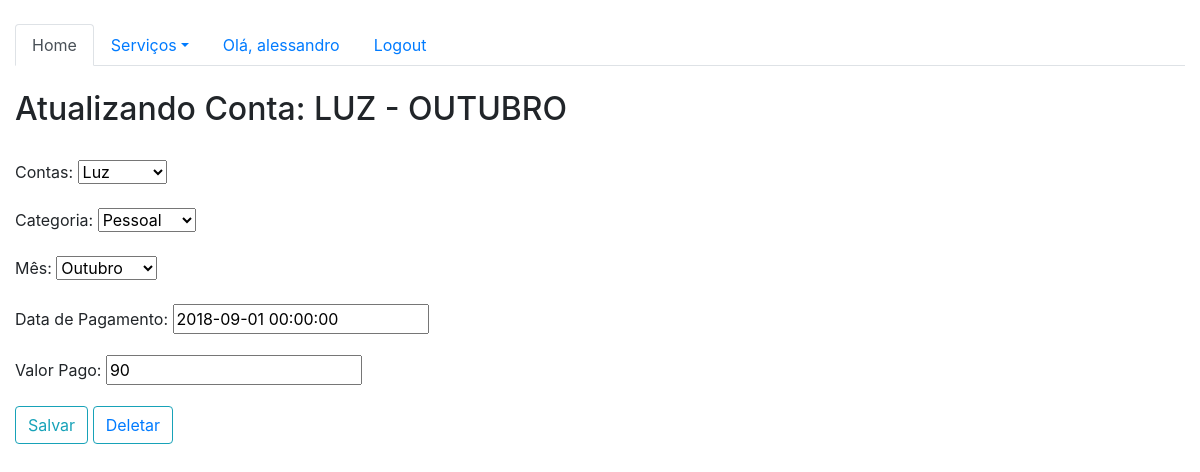
/sistema/conta-update/1/ (signed in), run on the app's committed database.
### core/models.py (models this page shows)
class Conta(models.Model):
    CONTA_APAGAR = (
        ('LUZ', 'Luz'),
        ('AGUA', 'Agua'),
        ('TELEFONE', 'Telefone'),
        ('CARRO', 'Carro'),
        ('NET', 'Net'),
        ('NU', 'Nu'),
        ('KITNET', 'Kitnet'),
 )
    CATEGORIA = (
        ('PESSOAL', 'Pessoal'),
        ('ACADEMIA', 'Academia'),
 )
    MESES_ANO = (
        ('JANEIRO', 'Janeiro'),
        ('FEVEREIRO', 'Fevereiro'),
        ('MARÇO', 'Março'),
        ('ABRIL', 'Abril'),
        ('MAIO', 'Maio'),
        ('JUNHO', 'Junho'),
        ('JULHO', 'Julho'),
        ('AGOSTO', 'Agosto'),
        ('SETEMBRO', 'Setembro'),
        ('OUTUBRO', 'Outubro'),
        ('NOVEMBRO', 'Novembro'),
        ('DEZEMBRO', 'Dezembro'),
    )
    pagar = models.CharField(max_length=100, choices=CONTA_APAGAR, verbose_name="Contas")
    categoria = models.CharField(max_length=100, choices=CATEGORIA, verbose_name="Categoria")
    mes = models.CharField(max_length=100, choices=MESES_ANO, verbose_name="Mês")
    dataPagamento = models.DateTimeField(verbose_name="Data de Pagamento")
    valorPago = models.CharField(max_length=20, verbose_name="Valor Pago" )
    def __str__(self):
        return self.pagar + ' - ' + self.mes

### core/views.py (the view)
# urls.py: url(r'^conta-update/(?P<id>\d+)/$', conta_update, name='core_conta_update'),
@login_required
def conta_update(request, id):
    data = {}
    conta = Conta.objects.get(id=id)
    form = ContaForm(request.POST or None, instance=conta)
    data['conta'] = conta
    data['form'] = form
    if request.method == 'POST':
        if form.is_valid():
            form.save()
            return redirect('core_lista_contas')
    else:
        return render(request, 'core/update_conta.html', data)

### core/forms.py
class ContaForm(ModelForm):
    class Meta:
        model = Conta
        fields = '__all__'

### core/templates/core/update_conta.html (shortened to what this page needs)
{% extends 'base.html' %}
{% block main %}
<br>
<h2>Atualizando Conta: {{ conta }}</h2>
<br>
<form action="{% url 'core_conta_update' conta.id %}" method="POST">
    {{form.as_p}}
<button type="submit" class="btn btn-outline-info">Salvar</button>
<button class="btn btn-outline-info"><a href="{% url 'core_conta_delete' conta.id %}">Deletar</a></button>
</form>
{% endblock %}

### templates/base.html (shortened to what this page needs)
{% load static %}
<!DOCTYPE html>
<html lang="en">
<head>
    <link rel="stylesheet" href="{% static 'bootstrap/css/bootstrap.css' %}">
</head>
<body>
    <div class="container-fluid">
{% block menu %}
        <br>
<ul class="nav nav-tabs">
  <li class="nav-item">
    <a class="nav-link active" href="{% url 'core_home' %}">Home</a>
  </li>
  <li class="nav-item dropdown">
    <a class="nav-link dropdown-toggle" data-toggle="dropdown" href="#" role="button" aria-haspopup="true" aria-expanded="false">Serviços</a>
  </li>
    {% if user.is_authenticated %}
    <li class="nav-item">
        <a class="nav-link" href="">Olá, {{user}}</a>
    </li>
        <li class="nav-item">
        <a class="nav-link" href="{% url 'logout' %}">Logout</a>
    </li>
    {% else %}
        <li class="nav-item">
        <a class="nav-link" href="{% url 'login' %}">Login</a>
    </li>
</ul>
<hr>
    {% endif %}
{% endblock %}
    </div>
    <div class="container-fluid">
        {% block main %}
        {% endblock %}
    </div>
</body>
</html>

### data on the page
Conta: pagar+mes "LUZ - OUTUBRO", pagar "Luz", categoria "Pessoal", mes "Outubro", dataPagamento "2018-09-01 00:00:00", valorPago "90"

### other printed values
{{ user }} "alessandro"
